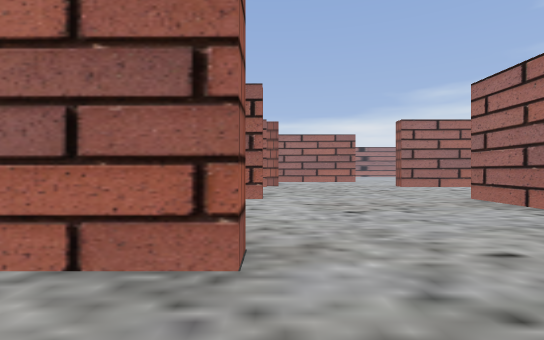
view 1 (above)

12 first-person views from a walk through a level from a Godot 3-D game. The camera is 1.5 m above the floor, looks level and sees 85° across. The floor is counted in squares, 2 m on a side. Each view is taken from the middle of a square. On the plan, view 1 faces up. The plan holds only what a view shows up to about 10 squares ahead; the rest is blank. The place goes on beyond the plan.

view 2
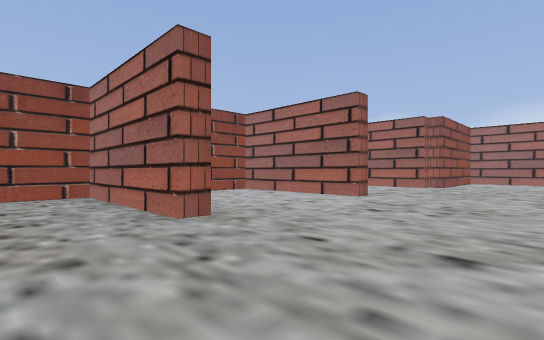

view 3
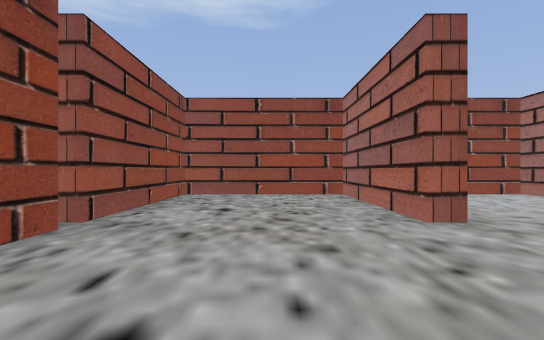

view 4
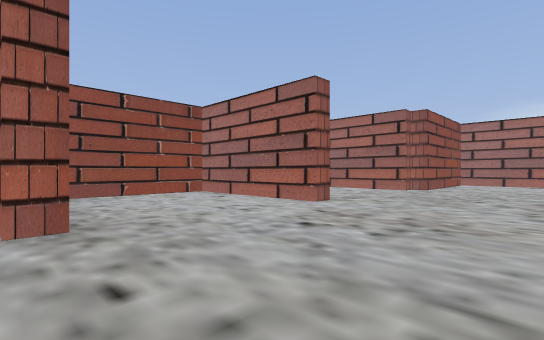

view 5
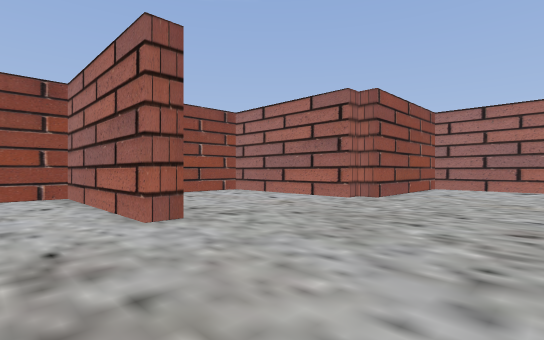

view 6
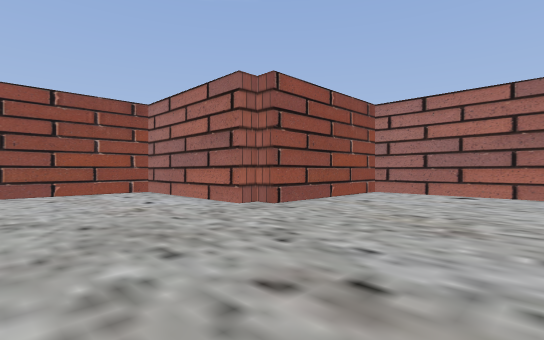

view 7
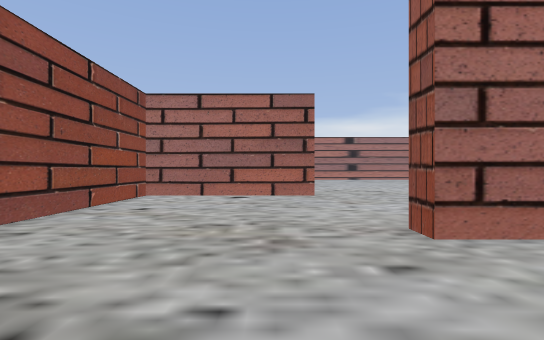

view 8
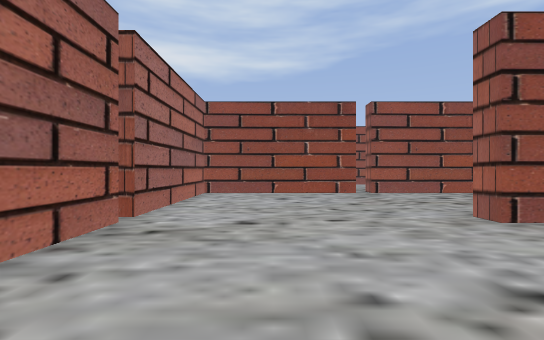

view 9
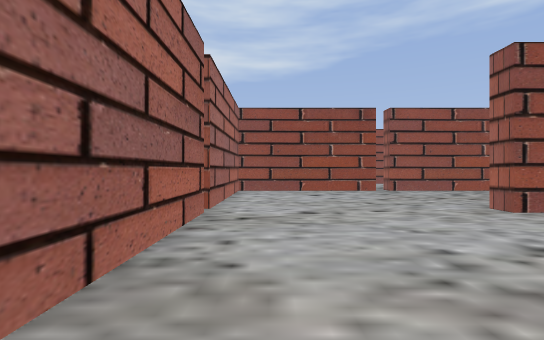

view 10
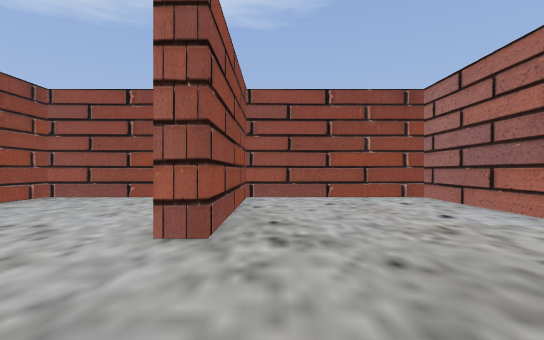

view 11
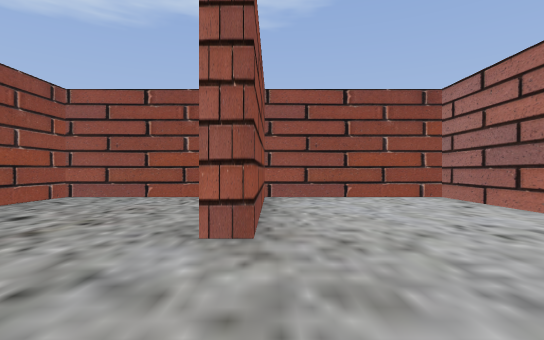

view 12
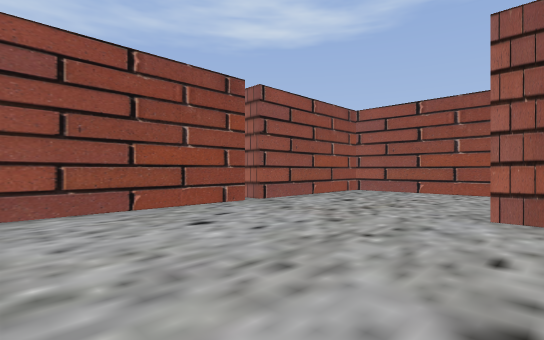

### Floor plan
Points are (right, up) in squares from view 1. A wall is a line through its corners. A room is listed if a view was taken in it or the views show most of it. See-through windows are left out.
Room 1 (views 1, 2, 3, 4, 5, 6, 7, 8, 9, 10, 11, 12)
walls: (5.2, 2.8) (5.2, 7.8); (6.5, 13.2) (5.8, 13.2) (5.8, 13.9); (0.2, -2.7) (5.2, -2.7) (5.2, 2.2); (5.3, 18.7) (0.3, 18.7) (0.3, 13.8) (-0.2, 13.8) (-0.2, 13.2) (-5.2, 13.2) (-5.2, 8.3) (-0.2, 8.3) (-0.2, 7.7) (-5.2, 7.7) (-5.2, 2.8) (-0.2, 2.8) (-0.2, 2.2) (-5.2, 2.2) (-5.2, -2.7) (-0.2, -2.7) (-0.2, -3.4)
ways out: opening at (0, -3); opening at (6, 19)

Where each view was taken, in squares from view 1:
view 1: 0 up, 0 right, facing up
view 2: 0 up, 4 right, facing up-left
view 3: 0 up, 4 right, facing left
view 4: 2 up, 4 right, facing up-left
view 5: 6 up, 4 right, facing up-left
view 6: 9 up, 5 right, facing up-left
view 7: 10 up, 4 right, facing up
view 8: 7 up, 3 right, facing down
view 9: 8 up, 4 right, facing down
view 10: 9 up, 3 right, facing left
view 11: 3 up, 3 right, facing left
view 12: 3 up, 5 right, facing down-left
